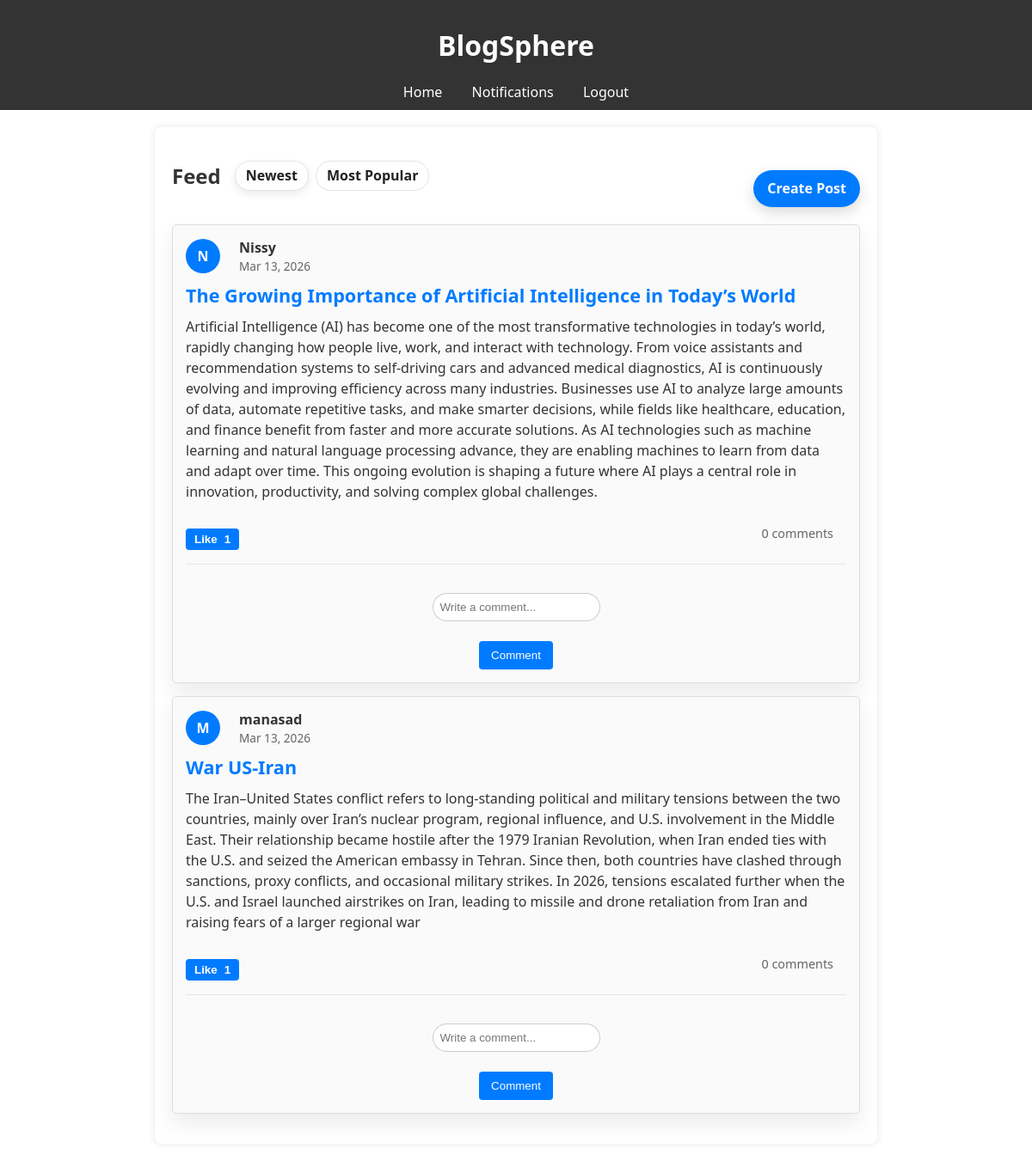
Screenshot of / (signed in) with the database file from the repository.
### models.py (models this page shows)
class Post(db.Model):
    id = db.Column(db.Integer, primary_key=True)
    user_id = db.Column(db.Integer, db.ForeignKey('user.id'), nullable=False)
    title = db.Column(db.String(200), nullable=False)
    content = db.Column(db.Text, nullable=False)
    created_at = db.Column(db.DateTime, default=datetime.utcnow)
    comments = db.relationship('Comment', backref='post', lazy=True)
    likes = db.relationship('Like', backref='post', lazy=True)

class User(UserMixin, db.Model):
    id = db.Column(db.Integer, primary_key=True)
    username = db.Column(db.String(150), unique=True, nullable=False)
    email = db.Column(db.String(150), unique=True, nullable=False)
    password_hash = db.Column(db.String(150), nullable=False)
    bio = db.Column(db.Text, nullable=True)
    posts = db.relationship('Post', backref='author', lazy=True)
    comments = db.relationship('Comment', backref='author', lazy=True)
    likes = db.relationship('Like', backref='user', lazy=True)
    notifications = db.relationship('Notification', backref='user', lazy=True)

### app.py (the view)
@app.route('/')
@login_required
def home():
    sort = request.args.get('sort', 'newest')
    if sort == 'popular':
        posts = (
            Post.query
            .outerjoin(Like)
            .group_by(Post.id)
            .order_by(db.func.count(Like.id).desc(), Post.created_at.desc())
            .all()
        )
    else:
        posts = Post.query.order_by(Post.created_at.desc()).all()
    return render_template('home.html', posts=posts, sort=sort)

### app.py (called while the page is built)
@login_manager.user_loader
def load_user(user_id):
    return User.query.get(int(user_id))

@app.context_processor
def inject_unread_count():
    if current_user.is_authenticated:
        unread_count = Notification.query.filter_by(user_id=current_user.id, is_read=False).count()
        return dict(unread_count=unread_count)
    return dict(unread_count=0)

### templates/home.html (shortened to what this page needs)
{% extends "base.html" %}
{% block content %}
<div class="feed-header">
    <div class="feed-header-left">
        <h2>Feed</h2>
        <div class="feed-filters">
            <a href="{{ url_for('home', sort='newest') }}" class="filter-btn {% if sort != 'popular' %}active{% endif %}">Newest</a>
            <a href="{{ url_for('home', sort='popular') }}" class="filter-btn {% if sort == 'popular' %}active{% endif %}">Most Popular</a>
        </div>
    </div>
    <a class="create-post-btn" href="{{ url_for('create_post') }}">Create Post</a>
</div>
{% for post in posts %}
<div class="post">
    <div class="post-header">
        <div class="avatar" aria-hidden="true">{{ post.author.username[0]|upper }}</div>
        <div class="post-meta">
            <span class="post-author">{{ post.author.username }}</span>
            <span class="post-date">{{ post.created_at.strftime('%b %d, %Y') }}</span>
        </div>
    </div>
    <h3 class="post-title">{{ post.title }}</h3>
    <p class="post-content">{{ post.content }}</p>
    <div class="post-actions">
        <div class="post-engage">
            {% set liked = (post.likes | selectattr('user_id', 'equalto', current_user.id) | list | length) > 0 %}
            <form method="POST" action="{{ url_for('like_post', post_id=post.id) }}" class="like-form">
                <button type="submit" class="like-btn {% if liked %}liked{% endif %}">
                    {% if liked %}Unlike{% else %}Like{% endif %}
                    <span class="like-count">{{ post.likes|length }}</span>
                </button>
            </form>
        </div>
        <div class="post-stats">
            <span>{{ post.comments|length }} comments</span>
        </div>
    </div>
    <div class="comments">
        <form method="POST" action="{{ url_for('comment_post', post_id=post.id) }}" class="comment-form">
            <input type="text" name="comment" placeholder="Write a comment..." required>
            <button type="submit">Comment</button>
        </form>
    </div>
</div>
{% endfor %}
{% endblock %}

### static/css/style.css (style rules this page uses)
body { font-family: 'Segoe UI', Tahoma, Geneva, Verdana, sans-serif; margin: 0; padding: 0; color: #333; }
.feed-header { display: flex; justify-content: space-between; align-items: flex-end; margin-bottom: 1.25rem; gap: 1rem; flex-wrap: wrap; }
.feed-header-left { display: flex; align-items: center; gap: 1rem; flex-wrap: wrap; }
.feed-filters { display: flex; gap: 0.5rem; }
.filter-btn { padding: 0.35rem 0.75rem; border-radius: 999px; border: 1px solid rgba(0, 0, 0, 0.1); background: rgba(255, 255, 255, 0.65); color: #222; font-weight: 600; text-decoration: none; }
.filter-btn.active { background: white; box-shadow: 0 4px 10px rgba(0, 0, 0, 0.08); }
.create-post-btn { padding: 0.65rem 1rem; border-radius: 999px; background: #007bff; color: white; text-decoration: none; font-weight: 600; box-shadow: 0 6px 16px rgba(0, 0, 0, 0.15); }
.post { background: rgba(255, 255, 255, 0.95); border-radius: 14px; padding: 1.25rem 1.5rem; box-shadow: 0 12px 24px rgba(0, 0, 0, 0.08); margin-bottom: 1.25rem; }
.post-header { display: flex; align-items: center; gap: 0.75rem; margin-bottom: 1rem; }
.avatar { width: 44px; height: 44px; border-radius: 50%; background: #007bff; color: white; display: flex; align-items: center; justify-content: center; font-weight: 700; font-size: 1rem; }
.post-meta { display: flex; flex-direction: column; gap: 0.1rem; }
.post-author { font-weight: 700; }
.post-date { font-size: 0.85rem; color: rgba(0, 0, 0, 0.6); }
.post-title { font-size: 1.35rem; margin: 0.5rem 0 0.75rem; }
.post-content { margin: 0 0 1rem; line-height: 1.5; }
.post-actions { display: flex; align-items: center; justify-content: space-between; flex-wrap: wrap; gap: 0.75rem; margin-bottom: 1rem; }
.post-engage { display: flex; align-items: center; gap: 0.5rem; }
.like-form { display: inline; }
.like-btn { display: inline-flex; align-items: center; gap: 0.5rem; padding: 0.5rem 0.9rem; background: rgba(0, 123, 255, 0.1); border: 1px solid rgba(0, 123, 255, 0.35); border-radius: 999px; color: #0056b3; font-weight: 600; cursor: pointer; }
.post-stats { display: flex; gap: 1rem; color: rgba(0, 0, 0, 0.65); font-size: 0.9rem; }
.comments { border-top: 1px solid rgba(0, 0, 0, 0.08); padding-top: 1rem; margin-top: 1rem; }
.comment-form { display: flex; gap: 0.5rem; margin-top: 0.75rem; align-items: center; }
.comment-form input { flex: 1; padding: 0.5rem; border-radius: 999px; border: 1px solid rgba(0, 0, 0, 0.2); }
.comment-form button { padding: 0.55rem 0.9rem; }
.post { border: 1px solid #ddd; padding: 15px; margin: 15px 0; border-radius: 5px; background-color: #fafafa; }
.post-header { display: flex; align-items: center; margin-bottom: 10px; }
.avatar { width: 40px; height: 40px; border-radius: 50%; background-color: #007bff; margin-right: 10px; }
.post-title { color: #007bff; font-weight: bold; margin: 10px 0; }
.post-stats { margin: 10px 0; font-size: 0.9em; color: #666; }
.post-stats span { margin-right: 15px; }
.post-actions { margin-top: 10px; }
.post-actions a, .post-actions button { margin-right: 10px; padding: 5px 10px; text-decoration: none; background-color: #007bff; color: white; border: none; border-radius: 4px; cursor: pointer; }
form { display: flex; flex-direction: column; }
input, textarea { padding: 8px; margin-top: 5px; border: 1px solid #ccc; border-radius: 4px; }
button { margin-top: 15px; padding: 10px; background-color: #007bff; color: white; border: none; border-radius: 4px; cursor: pointer; }
p { margin-top: 20px; }
a { color: #007bff; }

### rows the page displays
Post: author "N", author.username "Nissy", created_at "Mar 13, 2026", title "The Growing Importance of Artificial Intelligence in Today’s World", content "Artificial Intelligence (AI) has become one of the most transformative technologies in today’s world, rapidly changing how people live, work, and interact with technology. From voice assistants and recommendation systems to self-driving cars and advanced medical diagnostics, AI is continuously evolving and improving efficiency across many industries. Businesses use AI to analyze large amounts of data, automate repetitive tasks, and make smarter decisions, while fields like healthcare, education, and finance benefit from faster and more accurate solutions. As AI technologies such as machine learning and natural language processing advance, they are enabling machines to learn from data and…", likes|length "1", comments|length "0"
Post: author "M", author.username "manasad", created_at "Mar 13, 2026", title "War US-Iran", content "The Iran–United States conflict refers to long-standing political and military tensions between the two countries, mainly over Iran’s nuclear program, regional influence, and U.S. involvement in the Middle East. Their relationship became hostile after the 1979 Iranian Revolution, when Iran ended ties with the U.S. and seized the American embassy in Tehran. Since then, both countries have clashed through sanctions, proxy conflicts, and occasional military strikes. In 2026, tensions escalated further when the U.S. and Israel launched airstrikes on Iran, leading to missile and drone retaliation from Iran and raising fears of a larger regional war", likes|length "1", comments|length "0"
